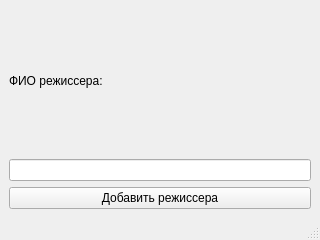
<?xml version="1.0" encoding="UTF-8"?>
<ui version="4.0">
 <class>MainWindow</class>
 <widget class="QMainWindow" name="MainWindow">
  <property name="geometry">
   <rect>
    <x>0</x>
    <y>0</y>
    <width>320</width>
    <height>240</height>
   </rect>
  </property>
  <property name="windowTitle">
   <string>Режиссер</string>
  </property>
  <widget class="QWidget" name="centralwidget">
   <layout class="QVBoxLayout" name="verticalLayout">
    <item>
     <widget class="QLabel" name="label">
      <property name="text">
       <string>ФИО режиссера:</string>
      </property>
     </widget>
    </item>
    <item>
     <widget class="QLineEdit" name="lineEdit"/>
    </item>
    <item>
     <widget class="QPushButton" name="pushButton">
      <property name="text">
       <string>Добавить режиссера</string>
      </property>
     </widget>
    </item>
   </layout>
  </widget>
  <widget class="QMenuBar" name="menubar">
   <property name="geometry">
    <rect>
     <x>0</x>
     <y>0</y>
     <width>320</width>
     <height>22</height>
    </rect>
   </property>
  </widget>
  <widget class="QStatusBar" name="statusbar"/>
 </widget>
 <resources/>
 <connections/>
</ui>
